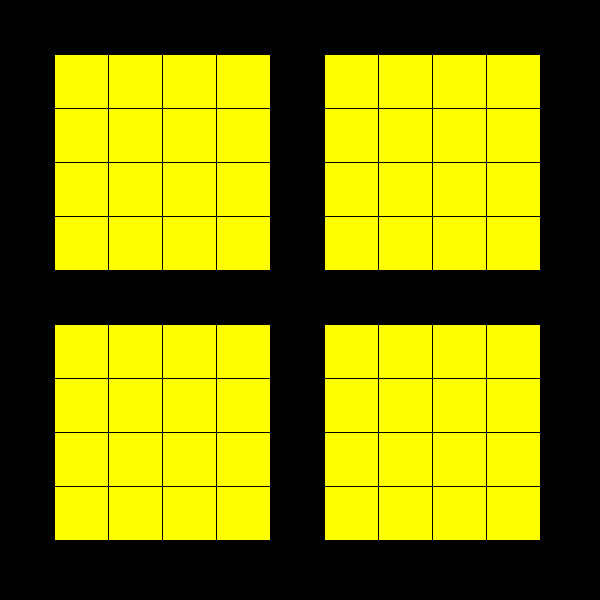
Frame 1 (no input)
Frame 60 (the mouse pressed at the canvas centre just before this capture): identical to frame 1, image omitted
Frame 120 (the mouse held since frame 60 and released just before this capture): identical to frame 1, image omitted

The Processing sketch that drew this single still picture (run headless with seeded random() and noise(); from frame 60 on, the mouse is pressed at the canvas centre):

// Processing sketch: windowArray3
// ── windowArray3.pde
//Solution 3 by Ricky Xie
//construct 2d arrays based on rows and columns values

int rows = 11;
int columns = 11;
float w, h;
float[][] posX = new float[rows][columns];
float[][] posY = new float[rows][columns];


void setup() {
  size(600, 600);
  w = width/rows;
  h = height/columns;
  //posX will store values of x coordinates for every column
  //posY will store values of y coordinates for every row
  //each rectangle will be equally spaced from each other
  for(int r = 0; r < posX.length; r++){
    for(int c = 0; c < posX[0].length; c++){
      posX[r][c] = c * w;
      posY[r][c] = r * h;
    }
  }
}

void draw() {
  fill(255, 255, 0);
  background(0);
  for(int r = 1; r < posX.length - 1; r++){
    for(int c = 1; c < posX[0].length - 1; c++){
      //if r or c is equal to half of the length of the rows and columns arrays (5) skip the iteration
      //if rows and columns numbers are odd then the black background will divide the drawing lengthwise and widthwise in half
      if (r == floor(posX.length/2) || c == floor(posX[0].length/2)) {
        continue;
      }
      rect(posX[r][c], posY[r][c], w, h); //draw grid
    }
  }
}
